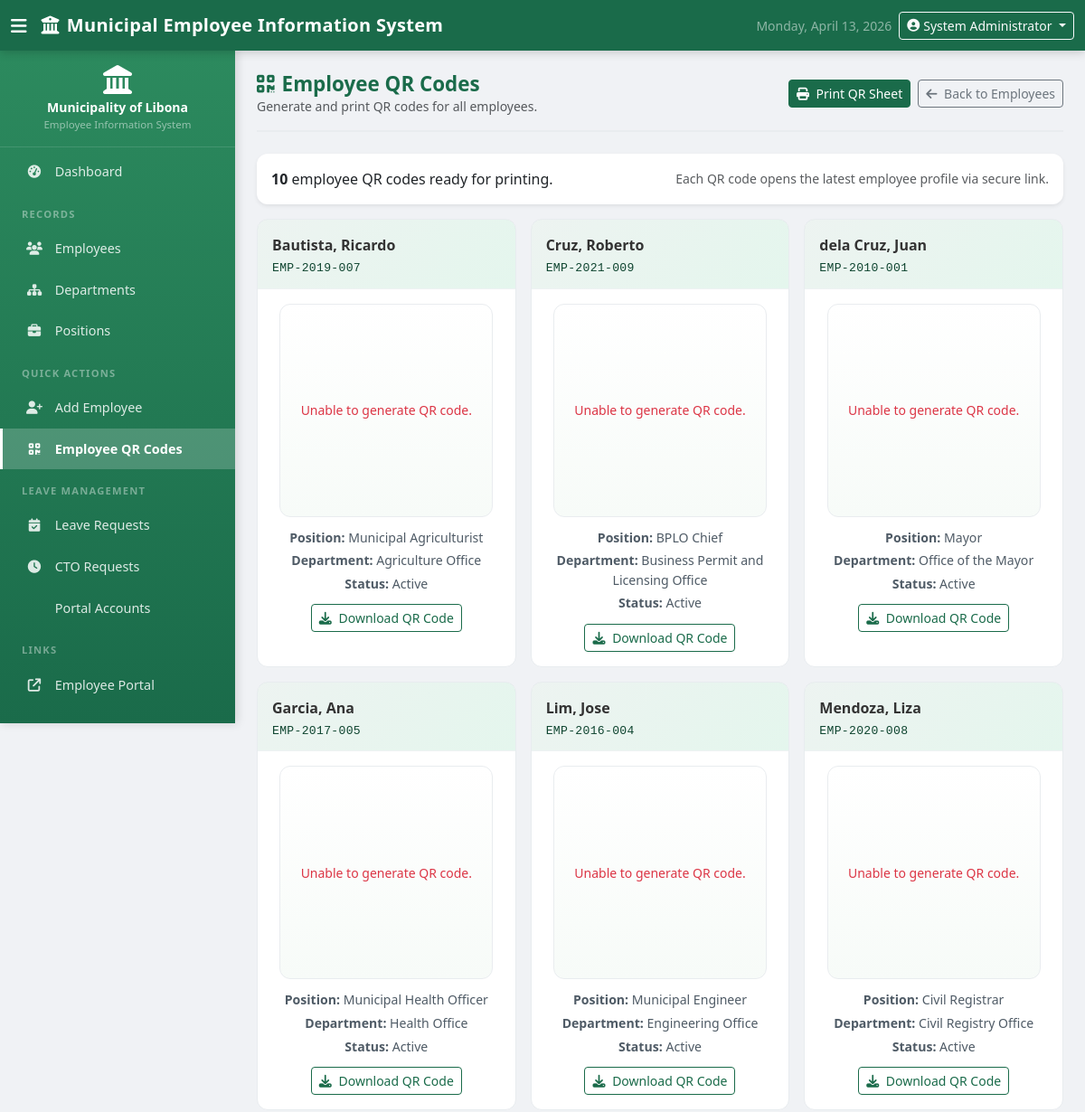
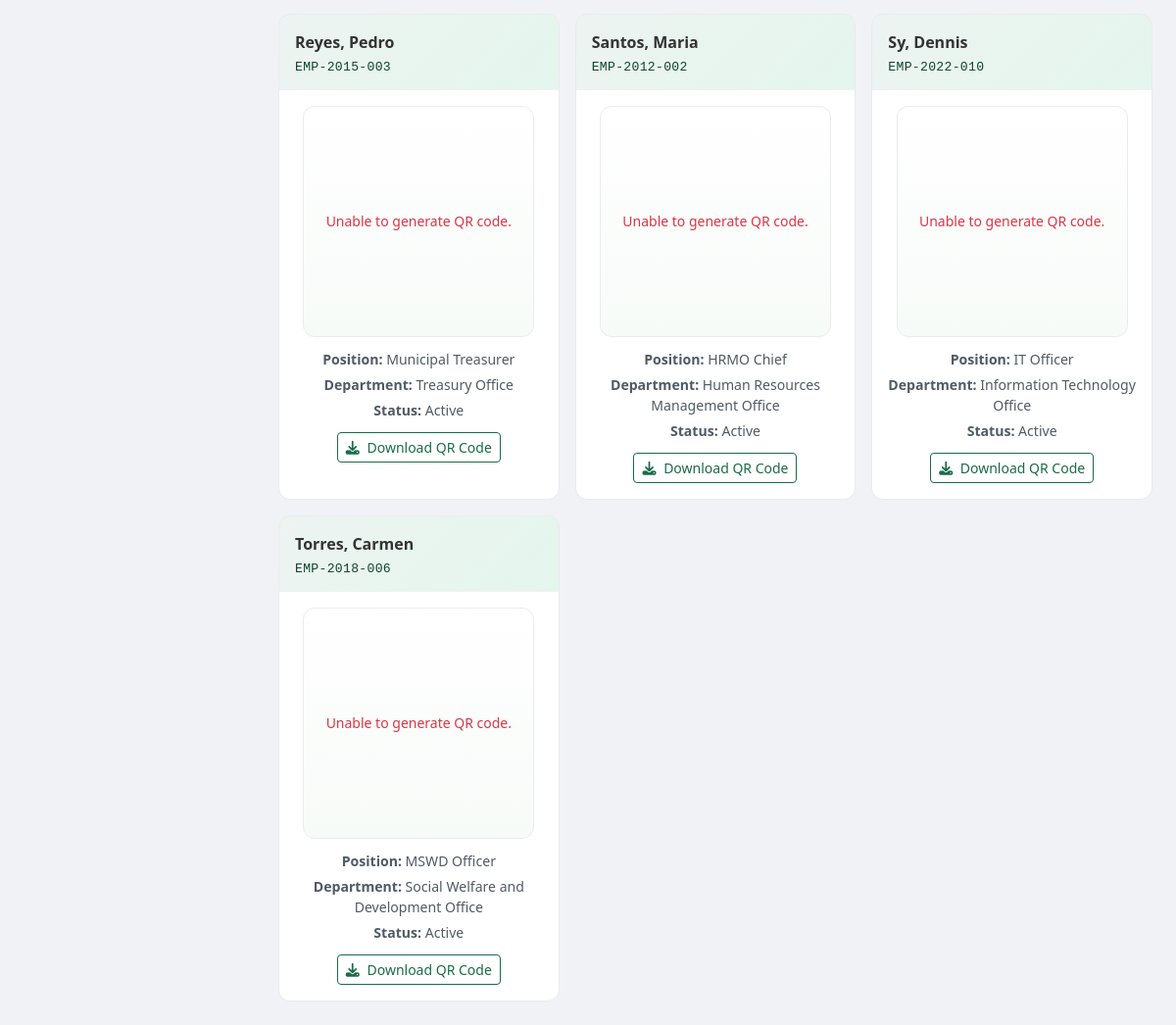
Screenshot of /employees/qr_codes.php (signed in) with the database file from the repository (2 pictures, top to bottom).
### tables this page shows
CREATE TABLE IF NOT EXISTS `employees` (
  `id`                  INT(11)      NOT NULL AUTO_INCREMENT,
  `employee_id`         VARCHAR(20)  NOT NULL,
  `first_name`          VARCHAR(50)  NOT NULL,
  `last_name`           VARCHAR(50)  NOT NULL,
  `middle_name`         VARCHAR(50)  DEFAULT NULL,
  `suffix`              VARCHAR(10)  DEFAULT NULL,
  `gender`              ENUM('Male','Female') NOT NULL,
  `birthdate`           DATE         NOT NULL,
  `civil_status`        ENUM('Single','Married','Widowed','Separated','Divorced') NOT NULL,
  `address`             TEXT         NOT NULL,
  `contact_number`      VARCHAR(20)  DEFAULT NULL,
  `email`               VARCHAR(100) DEFAULT NULL,
  `department_id`       INT(11)      DEFAULT NULL,
  `position_id`         INT(11)      DEFAULT NULL,
  `employment_status`   ENUM('Active','Inactive','On Leave','Resigned','Retired') NOT NULL DEFAULT 'Active',
  `employment_type`     ENUM('Permanent','Job Order/ Contractual','Casual','Coterminous') NOT NULL,
  `date_hired`          DATE         NOT NULL,
  `photo`               VARCHAR(255) DEFAULT NULL,
  `tin_number`          VARCHAR(20)  DEFAULT NULL,
  `sss_number`          VARCHAR(20)  DEFAULT NULL,
  `gsis_number`         VARCHAR(30)  DEFAULT NULL,
  `philhealth_number`   VARCHAR(30)  DEFAULT NULL,
  `pagibig_number`              VARCHAR(20)   DEFAULT NULL,
  `height`                      VARCHAR(20)   DEFAULT NULL,
  `weight`                      VARCHAR(20)   DEFAULT NULL,
  `blood_type`                  ENUM('A+','A-','B+','B-','AB+','AB-','O+','O-') DEFAULT NULL,
  `emergency_contact_name`      VARCHAR(100)  DEFAULT NULL,
  `emergency_contact_address`   TEXT          DEFAULT NULL,
  `emergency_contact_phone`     VARCHAR(20)   DEFAULT NULL,
  `created_at`                  TIMESTAMP     NOT NULL DEFAULT CURRENT_TIMESTAMP,
  `updated_at`                  TIMESTAMP     NOT NULL DEFAULT CURRENT_TIMESTAMP ON UPDATE CURRENT_TIMESTAMP,
  PRIMARY KEY (`id`),
  UNIQUE KEY `uq_employee_id` (`employee_id`),
  KEY `fk_emp_dept` (`department_id`),
  KEY `fk_emp_pos`  (`position_id`),
  CONSTRAINT `fk_emp_dept` FOREIGN KEY (`department_id`)
    REFERENCES `departments` (`id`) ON DELETE SET NULL,
  CONSTRAINT `fk_emp_pos` FOREIGN KEY (`position_id`)
    REFERENCES `positions` (`id`) ON DELETE SET NULL
);

CREATE TABLE IF NOT EXISTS `positions` (
  `id`            INT(11)      NOT NULL AUTO_INCREMENT,
  `title`         VARCHAR(150) NOT NULL,
  `department_id` INT(11)      DEFAULT NULL,
  `salary_grade`  INT(3)       DEFAULT NULL,
  `description`   TEXT,
  `created_at`    TIMESTAMP    NOT NULL DEFAULT CURRENT_TIMESTAMP,
  PRIMARY KEY (`id`),
  KEY `fk_pos_dept` (`department_id`),
  CONSTRAINT `fk_pos_dept` FOREIGN KEY (`department_id`)
    REFERENCES `departments` (`id`) ON DELETE SET NULL
);

CREATE TABLE IF NOT EXISTS `departments` (
  `id`          INT(11)      NOT NULL AUTO_INCREMENT,
  `name`        VARCHAR(150) NOT NULL,
  `code`        VARCHAR(20)  NOT NULL,
  `description` TEXT,
  `head_name`   VARCHAR(100) DEFAULT NULL,
  `created_at`  TIMESTAMP    NOT NULL DEFAULT CURRENT_TIMESTAMP,
  `updated_at`  TIMESTAMP    NOT NULL DEFAULT CURRENT_TIMESTAMP ON UPDATE CURRENT_TIMESTAMP,
  PRIMARY KEY (`id`),
  UNIQUE KEY `uq_code` (`code`)
);

### config/config.php (called while the page is built, shortened)
<?php
function e(?string $str): string {
    return htmlspecialchars((string)$str, ENT_QUOTES | ENT_SUBSTITUTE, 'UTF-8');
}
function appBaseUrl(): string {
    if (defined('APP_URL') && APP_URL !== '') {
        return rtrim(APP_URL, '/');
    }
    $https = (!empty($_SERVER['HTTPS']) && $_SERVER['HTTPS'] !== 'off')
          || (isset($_SERVER['SERVER_PORT']) && (int)$_SERVER['SERVER_PORT'] === 443);
    $scheme = $https ? 'https' : 'http';
    $host = $_SERVER['HTTP_HOST'] ?? 'localhost';
    return $scheme . '://' . $host . BASE_URL;
}
function appUrl(string $path = ''): string {
    return rtrim(appBaseUrl(), '/') . '/' . ltrim($path, '/');
}
function base64UrlEncode(string $value): string {
    return rtrim(strtr(base64_encode($value), '+/', '-_'), '=');
}
function generateEmployeeQrToken(int $employeeDbId): string {
    $id = (string)$employeeDbId;
    $signature = hash_hmac('sha256', $id, QR_SECRET);
    return base64UrlEncode($id . '|' . $signature);
}
function employeeDynamicQrUrl(int $employeeDbId): string {
    return appUrl('qr/employee.php?t=' . urlencode(generateEmployeeQrToken($employeeDbId)));
}

### employees/qr_codes.php (the view, shortened to what this page needs)
<?php
require_once __DIR__ . '/../config/config.php';
$db = getDB();
$employees = $db->query(
    "SELECT e.id, e.employee_id, e.first_name, e.middle_name, e.last_name, e.suffix,
            e.contact_number, e.email, e.employment_status,
            d.name AS dept_name, p.title AS position_title
     FROM employees e
     LEFT JOIN departments d ON d.id = e.department_id
     LEFT JOIN positions p ON p.id = e.position_id
     ORDER BY e.last_name, e.first_name"
)->fetchAll();
require_once __DIR__ . '/../includes/header.php';
?>
<div class="page-header">
    <div>
        <h2><i class="fas fa-qrcode me-2"></i>Employee QR Codes</h2>
        <div class="text-muted small">
            Generate and print QR codes for all employees.
        </div>
    </div>
    <div class="d-flex gap-2 no-print">
        <button type="button" onclick="window.print()" class="btn btn-primary btn-sm">
            <i class="fas fa-print me-1"></i> Print QR Sheet
        </button>
        <a href="<?= BASE_URL ?>/employees/index.php" class="btn btn-outline-secondary btn-sm">
            <i class="fas fa-arrow-left me-1"></i> Back to Employees
        </a>
    </div>
</div>
<?php if (empty($employees)): ?>
<div class="card shadow-sm">
    <div class="card-body text-center py-5 text-muted">
        <i class="fas fa-qrcode fa-2x d-block mb-3 opacity-25"></i>
        No employees found. Add employees first to generate QR codes.
    </div>
</div>
<?php else: ?>
<div class="card shadow-sm mb-3 no-print">
    <div class="card-body py-3 d-flex justify-content-between align-items-center flex-wrap gap-2">
        <div>
            <strong><?= count($employees) ?></strong> employee QR codes ready for printing.
        </div>
        <div class="small text-muted">
            Each QR code opens the latest employee profile via secure link.
        </div>
    </div>
</div>
<div class="qr-grid" id="employeeQrGrid">
    <?php foreach ($employees as $employee): ?>
    <div class="qr-sheet-card">
        <div class="qr-sheet-header">
            <div class="fw-semibold">
                <?= e($employee['last_name'] . ', ' . $employee['first_name']) ?>
            </div>
            <div class="qr-employee-id mt-1"><?= e($employee['employee_id']) ?></div>
        </div>
        <div class="qr-sheet-body">
            <div class="qr-code-wrap employee-qr"
                 data-qr="<?= e(base64_encode(employeeDynamicQrUrl((int)$employee['id']))) ?>"
                 aria-label="QR code for <?= e($employee['employee_id']) ?>"></div>
            <div class="qr-employee-meta text-center">
                <div><strong>Position:</strong> <?= e($employee['position_title'] ?? 'N/A') ?></div>
                <div><strong>Department:</strong> <?= e($employee['dept_name'] ?? 'N/A') ?></div>
                <div><strong>Status:</strong> <?= e($employee['employment_status']) ?></div>
            </div>
            <button type="button"
                    class="btn btn-outline-primary btn-sm no-print qr-download-btn"
                    data-file-name="<?= e('employee-qr-' . $employee['employee_id'] . '.png') ?>">
                <i class="fas fa-download me-1"></i> Download QR Code
            </button>
        </div>
    </div>
    <?php endforeach; ?>
</div>
<?php endif; ?>
<?php require_once __DIR__ . '/../includes/footer.php'; ?>

### assets/css/style.css (style rules this page uses)
:root { --sidebar-width : 260px; --navbar-height : 56px; --primary : #1a6b4a; --primary-dark : #0f4530; --primary-mid : #2c8a5e; --accent : #3fbf7f; --sidebar-text : rgba(255,255,255,.85); --radius : 12px; }
body { font-family : 'Segoe UI', Tahoma, Geneva, Verdana, sans-serif; background-color: #f0f2f5; color : #333; }
.card { border : none; border-radius: var(--radius); box-shadow : 0 2px 12px rgba(0,0,0,.07); }
.btn-primary { background-color: var(--primary); border-color: var(--primary); }
.btn-outline-primary { color: var(--primary); border-color: var(--primary); }
.page-header { display : flex; align-items : center; justify-content: space-between; margin-bottom : 1.5rem; padding-bottom : 1rem; border-bottom : 2px solid #e9ecef; }
.page-header h2 { font-size : 1.4rem; font-weight: 700; color : var(--primary); margin : 0; }
.qr-code-wrap { width : 236px; min-height : 236px; display : flex; align-items : center; justify-content: center; padding : .5rem; border : 1px solid #e9ecef; border-radius : var(--radius); background : linear-gradient(180deg, #ffffff 0%, #f7fbf8 100%); }
.qr-grid { display : grid; grid-template-columns: repeat(auto-fill, minmax(280px, 1fr)); gap : 1rem; }
.qr-sheet-card { border : 1px solid #e8ecef; border-radius: var(--radius); overflow : hidden; background : #fff; }
.qr-sheet-card .qr-sheet-header { padding : 1rem 1rem .75rem; background: linear-gradient(135deg, rgba(26,107,74,.08) 0%, rgba(63,191,127,.14) 100%); border-bottom: 1px solid #eef2f3; }
.qr-sheet-card .qr-sheet-body { padding : 1rem; display : flex; flex-direction: column; align-items : center; gap : .75rem; }
.qr-employee-meta { width : 100%; font-size : .88rem; color : #4f5b66; }
.qr-employee-meta div + div { margin-top: .3rem; }
.qr-employee-id { font-family : Consolas, monospace; font-size : .82rem; letter-spacing: .3px; color : var(--primary-dark); }

### rows the page displays
employees: last_name+first_name "Bautista, Ricardo", employee "EMP-2019-007", position.title "Municipal Agriculturist", department.name "Agriculture Office", employment_status "Active"
employees: last_name+first_name "Cruz, Roberto", employee "EMP-2021-009", position.title "BPLO Chief", department.name "Business Permit and Licensing Office", employment_status "Active"
employees: last_name+first_name "dela Cruz, Juan", employee "EMP-2010-001", position.title "Mayor", department.name "Office of the Mayor", employment_status "Active"
employees: last_name+first_name "Garcia, Ana", employee "EMP-2017-005", position.title "Municipal Health Officer", department.name "Health Office", employment_status "Active"
employees: last_name+first_name "Lim, Jose", employee "EMP-2016-004", position.title "Municipal Engineer", department.name "Engineering Office", employment_status "Active"
employees: last_name+first_name "Mendoza, Liza", employee "EMP-2020-008", position.title "Civil Registrar", department.name "Civil Registry Office", employment_status "Active"
employees: last_name+first_name "Reyes, Pedro", employee "EMP-2015-003", position.title "Municipal Treasurer", department.name "Treasury Office", employment_status "Active"
employees: last_name+first_name "Santos, Maria", employee "EMP-2012-002", position.title "HRMO Chief", department.name "Human Resources Management Office", employment_status "Active"
employees: last_name+first_name "Sy, Dennis", employee "EMP-2022-010", position.title "IT Officer", department.name "Information Technology Office", employment_status "Active"
employees: last_name+first_name "Torres, Carmen", employee "EMP-2018-006", position.title "MSWD Officer", department.name "Social Welfare and Development Office", employment_status "Active"

### other values shown
APP_NAME "Municipal Employee Information System"
$_SESSION['full_name'] "System Administrator"
MUNICIPALITY "Municipality of Libona"
count($employees) "10"
